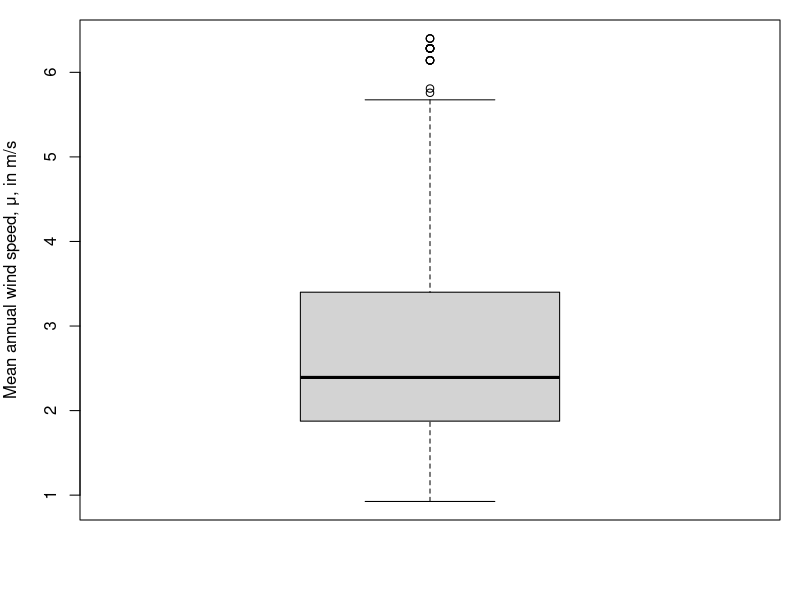
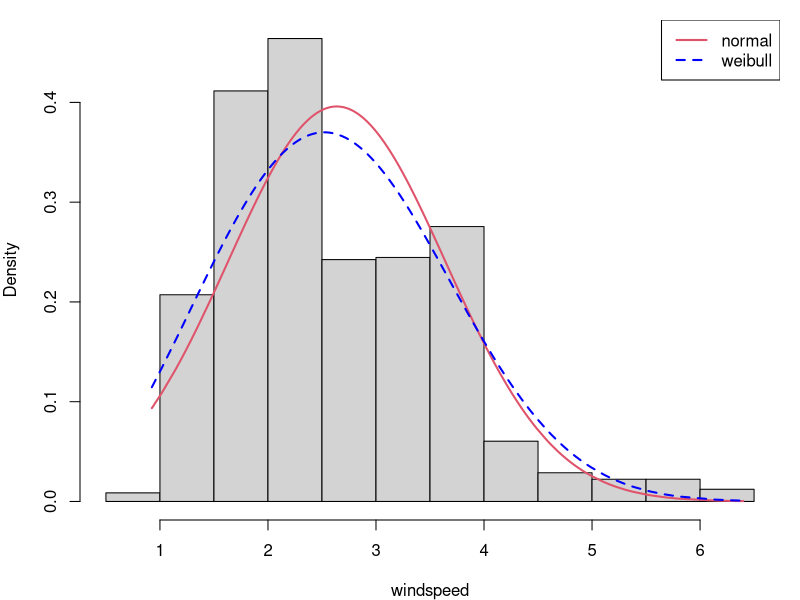

These charts were generated, in order, by the following R code:
library(openxlsx)
Raw_data <- read.xlsx("Raw dataset.xlsx")
head(Raw_data)

### (a) 
windspeed <- na.omit(Raw_data$μ) 
summary(windspeed)

par(mar = c(4,4,1,1))
boxplot(windspeed,
        ylab = "Mean annual wind speed, μ, in m/s")

### the average wind speed recorded is about 2m/s ###
### most of the wind speed recorded is above 2 m/s ###
### few extreme wind speed recorded ###

### (b)
log_lik <- function(x, parameters)
{
  log_lik <- sum(log(dweibull(x, shape = parameters[1], scale = parameters[2])))
  
  return(-log_lik)
}


### (c)
Weibullfit <- optim(par = c(2,3),
                    fn = log_lik,
                    method ="L-BFGS-B",
                    x = windspeed)
Weibullfit  


### (d)
### exceedance probability ###
alpha <- Weibullfit$par[1]
s <- Weibullfit$par[2]

exceedance_prob <- pweibull(q = 6,
                            shape = alpha,
                            scale = s,
                            lower.tail = F)
exceedance_prob

### empirical probability ###
emp_exceedance_prob <- sum(windspeed>6)/length(windspeed)

emp_exceedance_prob

### (e)
hist(windspeed,
     main = "",
     freq = F)

#### for normal
library(MASS)
norm.par <- fitdistr(x = windspeed,densfun = "normal")

mu <- norm.par$estimate[1]
sd <- norm.par$estimate[2]

x <- sort(windspeed)
lines(x =x,
      y = dnorm(x, mean = mu, sd = sd),
      col = 2,
      lty = 1,
      lwd = 2)

### for weibull
lines(x =x,
      y = dweibull(x, shape = alpha, scale = s),
      col = "blue",
      lty = 2,
      lwd = 2)

legend("topright",
       legend = c("normal","weibull"),
       col = c(2,"blue"),
       lty = c(1,2),
       lwd = c(2,2))
